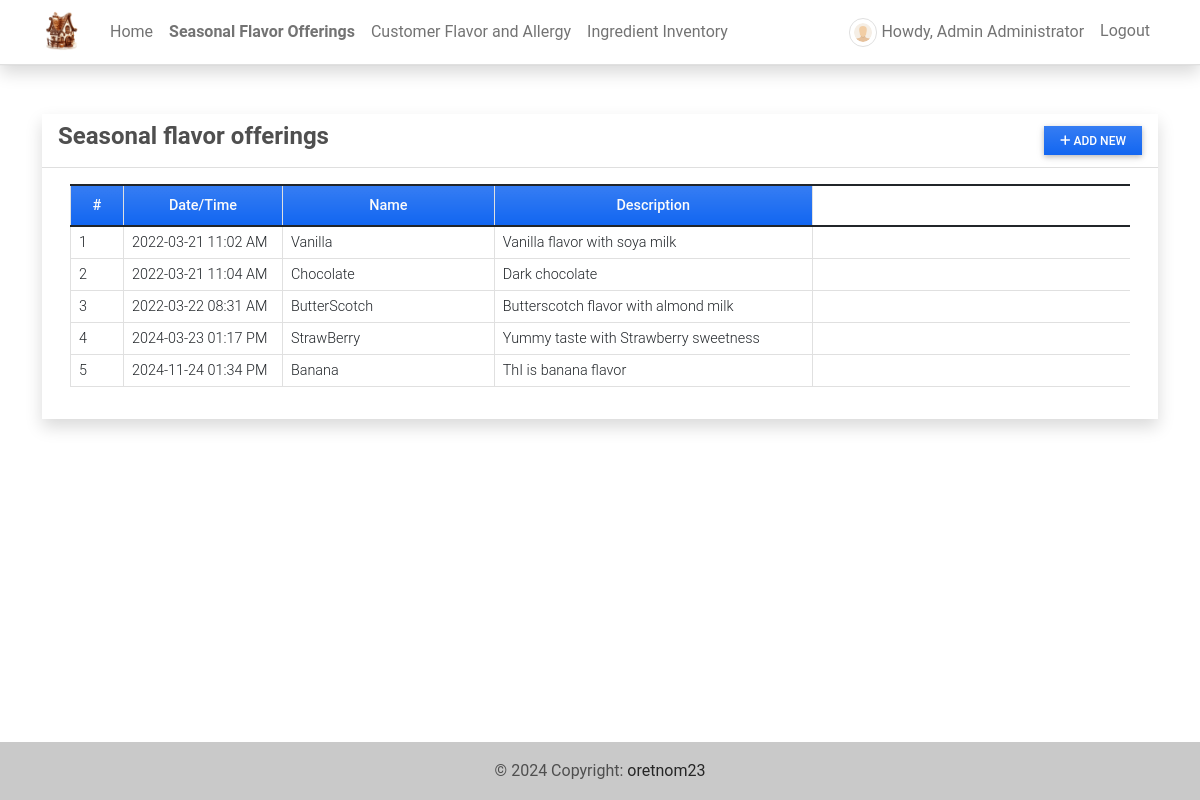
Screenshot of /category (signed in) with the database file from the repository.
### imsApp/models.py (models this page shows, shortened)
class Category(models.Model):
    name = models.CharField(max_length=250)
    description = models.TextField()
    status = models.CharField(max_length=2, choices=(('1','Active'),('2','Inactive')), default=0)
    date_created = models.DateTimeField(default=timezone.now)
    date_updated = models.DateTimeField(auto_now=True)

### imsApp/views.py (the view)
# urls.py: path('category',views.category_mgt,name='category-page'),
@login_required
def category_mgt(request):
    context['page_title'] = "Product Categories"
    categories = Category.objects.all()
    context['categories'] = categories
    return render(request, 'category_mgt.html', context)

### imsApp/templates/category_mgt.html (shortened to what this page needs)
{% extends 'base.html' %} {% block pageContent %}
<div class="col-lg-12 col-md-12 col-sm-12 col-xs-12">
    <div class="card card-default rounded-0 shadow ">
        <div class="card-header">
            <div class="d-flex w-100 align-items-center justify-content-between">
                <h4 class="card-title fw-bold">Seasonal flavor offerings</h4>
                <div class="tools">
                    <button type="button" class="btn btn-primary rounded-0 bg-gradient btn-sm" id='add_new'><i class="fa fa-plus"></i> Add New</button>
                </div>
            </div>
        </div>
        <div class="card-body">
            <div class="container-fluid">
                <table class="table table-bordered" id="category-list">
                    <colgroup>
                        <col width="5%">
                        <col width="15%">
                        <col width="20%">
                        <col width="30%">
                        <col width="15%">
                        <col width="15%">
                    </colgroup>
                    <thead>
                        <tr class="bg-gradient bg-primary bg-opacity-50 text-light">
                            <th class="px-2 py-2 text-center">#</th>
                            <th class="px-2 py-2 text-center">Date/Time</th>
                            <th class="px-2 py-2 text-center">Name</th>
                            <th class="px-2 py-2 text-center">Description</th>
                        </tr>
                    </thead>
                    <tbody>
                        {% for category in categories %}
                        <tr>
                            <td class="px-2 py-1 align-middle">{{ forloop.counter }}</td>
                            <td class="px-2 py-1 align-middle">{{ category.date_created|date:"Y-m-d h:i A" }}</td>
                            <td class="px-2 py-1 align-middle">{{ category.name }}</td>
                            <td class="px-2 py-1 align-middle">
                                <p class="m-0 text-truncate">{{ category.description }}</p>
                            </td>
                        </tr>
                        {% endfor %}
                    </tbody>
                </table>
            </div>
        </div>
    </div>
</div>
{% endblock pageContent %}

### imsApp/templates/base.html (shortened to what this page needs)
{% load static %}
<!DOCTYPE html>
<html lang="en">
<head>
    <link rel="stylesheet" href="{% static 'assets/font-awesome/css/all.min.css' %}">
    <link rel="stylesheet" href="{% static 'assets/bootstrap/css/bootstrap.min.css' %}">
    <link rel="stylesheet" href="{% static 'assets/select2/dist/css/select2.min.css' %}">
    <link rel="stylesheet" href="{% static 'assets/mdb-blogtemplate/css/mdb.min.css' %}" />
    <link rel="stylesheet" href="{% static 'assets/DataTables/datatables.min.css' %}" />
    <link rel="stylesheet" href="{% static 'assets/default/css/style.css' %}">
</head>
<body class="">
    {% block TopNavigation %} {% include "TopNavigation.html" %} {% endblock TopNavigation %}
    <main class="py-5">
        <div class="container mb-3">
             {% block pageContent %} {% endblock pageContent %}
        </div>
    </main>
    <footer class="bg-light text-lg-start">
        <div class="text-center p-3" style="background-color: rgba(0, 0, 0, 0.2);">
            © {% now 'Y' %} Copyright:
            <a class="text-dark" href="https://sourcecodester.com/tips23" target="_blank">oretnom23</a>
        </div>
    </footer>
</body>
</html>

### imsApp/templates/topNavigation.html (shortened to what this page needs)
{% load static %}
<header>
    <nav class="navbar navbar-expand-lg navbar-light bg-white fixed-top shadow border-bottom">
        <div class="container">
            <a class="navbar-brand" target="_blank" href="{% url 'home-page' %}">
                <img src="{{ MEDIA_URL }}/default/logo1.png" height="16" alt="{{ MEDIA_URL }}" loading="lazy" style="margin-top: -3px;" />
            </a>
            <div class="collapse navbar-collapse" id="navbarExample01">
                <ul class="navbar-nav me-auto mb-2 mb-lg-0" id="topNav">
                    {% if user.id %}
                    <li class="nav-item">
                        <a class="nav-link" aria-current="page" href="{% url 'home-page' %}">Home</a>
                    </li>
                    <li class="nav-item">
                        <a class="nav-link" aria-current="page" href="{% url 'category-page' %}">Seasonal Flavor Offerings</a>
                    </li>
                    <li class="nav-item">
                        <a class="nav-link" aria-current="page" href="{% url 'product-page' %}">Customer Flavor and Allergy</a>
                    </li>
                    <li class="nav-item">
                        <a class="nav-link" aria-current="page" href="{% url 'inventory-page' %}">Ingredient Inventory</a>
                    </li>
                    {% endif %}
                </ul>
                <ul class="navbar-nav d-flex flex-row">
                    {% if user.id %} {% if user.profile.user_type == 1 %} {% endif %}
                    <li class="nav-item me-3 me-lg-0">
                        <a class="nav-link" href="{% url 'profile' %}">
                            <span class="me-1"><img src="{{ MEDIA_URL }}/default/default-avatar.png" alt="User Avatar" id="user-avatar" class="img-thumbnail rounded-circle"></span>Howdy, {{ user.first_name }} {{user.last_name}}
                        </a>
                    </li>
                    <li class="nav-item me-3 me-lg-0">
                        <a class="nav-link" href="{% url 'logout' %}">Logout</a>
                    </li>
                    {% endif %}
                </ul>
            </div>
        </div>
    </nav>
</header>

### static/assets/default/css/style.css (style rules this page uses)
html, body { height: 100%; width: 100%; max-height: 100%; overflow: auto; display: flex; flex-direction: column; }
body>header { flex-shrink: auto; }
body>main { flex-shrink: auto; flex-grow: auto; overflow: auto; }
body>footer { flex-shrink: auto; position: absolute; bottom: 0; left: 0; width: calc(100%); }
#user-avatar { width: 1.8rem; height: 1.8rem; object-fit: scale-down; object-position: center center; }
.navbar-brand>img { height: 2em; }
.nav-item.active a.nav-link { font-weight: bolder !important; }

### rows the page displays
Category: date_created "2022-03-21 11:02 AM", name "Vanilla", description "Vanilla flavor with soya milk"
Category: date_created "2022-03-21 11:04 AM", name "Chocolate", description "Dark chocolate"
Category: date_created "2022-03-22 08:31 AM", name "ButterScotch", description "Butterscotch flavor with almond milk"
Category: date_created "2024-03-23 01:17 PM", name "StrawBerry", description "Yummy taste with Strawberry sweetness"
Category: date_created "2024-11-24 01:34 PM", name "Banana", description "ThI is banana flavor"

### other values shown
{{ user.first_name }} "Admin"
{{ user.last_name }} "Administrator"
